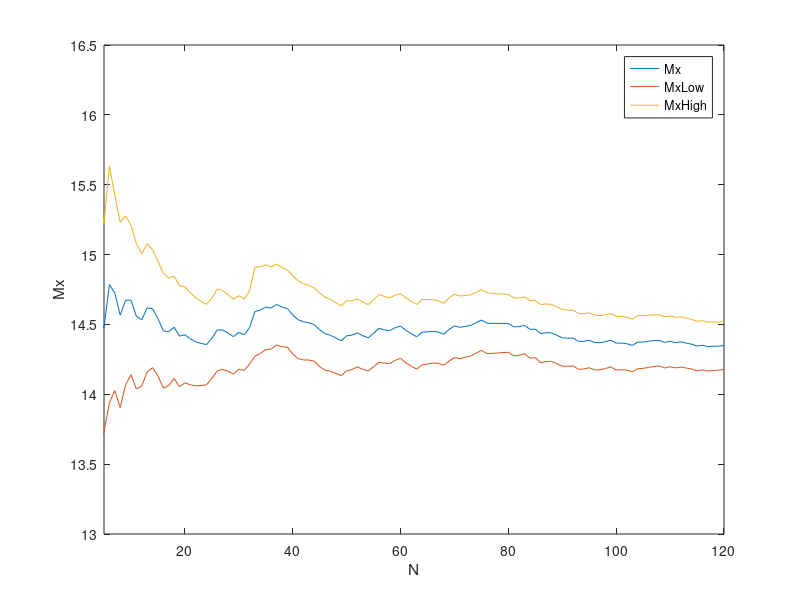
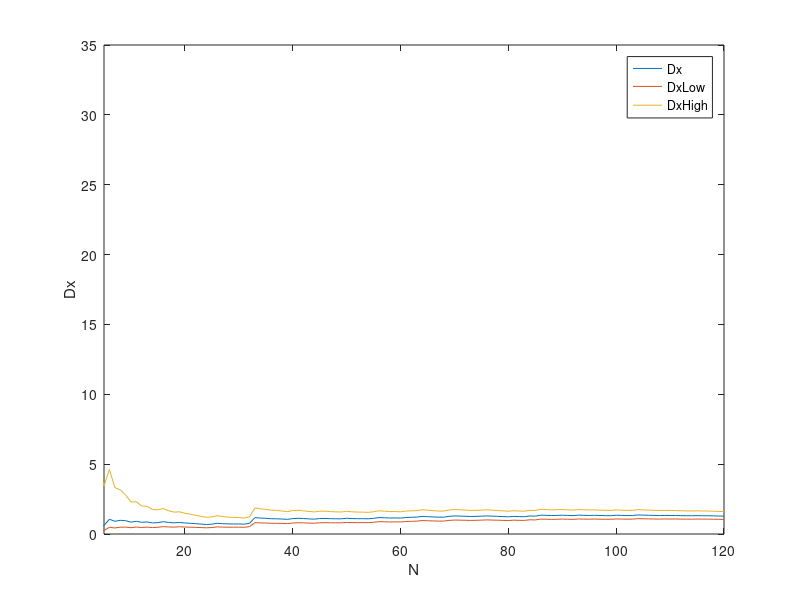

These figures' MATLAB source, in order:
X=[14.90,14.40,13.56,15.55,13.97,16.33,14.37,13.46,15.51,14.69,13.41,14.24,15.65,14.54,13.55,13.15,14.32,15.04,13.27,14.60,13.83,13.93,14.11,14.15,15.48,15.96,14.46,13.87,13.67,15.30,13.95,16.08,18.25,14.93,15.37,14.38,15.56,13.92,14.23,12.80,13.16,13.89,14.24,13.90,12.82,13.20,13.89,13.50,13.44,16.13,14.68,15.27,13.35,13.62,16.16,16.46,13.83,14.13,15.68,15.22,12.59,12.94,13.09,16.54,14.61,14.63,14.17,13.34,16.74,16.30,13.74,15.02,14.96,15.87,16.03,12.87,14.32,14.48,14.57,14.43,12.61,14.52,15.29,12.07,14.58,11.74,14.97,14.31,12.94,12.82,14.13,14.48,12.25,14.39,15.08,12.87,14.25,15.12,15.35,12.27,14.43,13.85,13.16,16.77,14.47,14.89,14.95,14.55,12.80,15.26,13.32,14.92,13.44,13.48,12.81,15.01,13.19,14.68,14.44,14.89];
sortX = sort(X);

function [n, mx, dx] = FindEstimate(x)
    n = length(x);
    mx = sum(x) / length(x); % выборочное среднее
    dx = sum((x - mx).^2) / (length(x) - 1); % несмещённая оценка дисперсии
end

[n, mx, dx] = FindEstimate(X);
fprintf("Математическое ожидание X: %f.\n", mx);
fprintf("Исправленная выборочная дисперсия X: %f.\n", dx);

function mxLow = FindMxLow(x, gamma)
  [n, mx, dx] = FindEstimate(x);
  mxLow = mx - (sqrt(dx) * tinv((1 + gamma)/2, n-1) / sqrt(n));
end

function mxHigh = FindMxHigh(x, gamma)
  [n, mx, dx] = FindEstimate(x);
  mxHigh = mx + (sqrt(dx) * tinv((1 + gamma)/2, n-1) / sqrt(n));
end

function dxLow = FindDxLow(x, gamma)
  [n, ~, dx] = FindEstimate(x);
  dxLow = (n - 1) * dx / (chi2inv((1 + gamma) / 2, n-1));
end

function dxHigh = FindDxHigh(x, gamma)
  [n, ~, dx] = FindEstimate(x);
  dxHigh = (n - 1) * dx / (chi2inv((1 - gamma) / 2, n-1));
end

mxLow = FindMxLow(X, 0.9)
mxHigh = FindMxHigh(X, 0.9)
dxLow = FindDxLow(X, 0.9)
dxHigh = FindDxHigh(X, 0.9)

gamma = 0.9;

MxArr = zeros(1,n);
MxLowArr = zeros(1,n);
MxHighArr = zeros(1,n);
DxArr = zeros(1,n);
DxLowArr = zeros(1,n);
DxHighArr = zeros(1,n);
for i = 1:n
  xArr = X(1:i);
  [~, MxArr(i), DxArr(i)] = FindEstimate(xArr);
  MxLowArr(i) = FindMxLow(xArr, gamma);
  MxHighArr(i) = FindMxHigh(xArr, gamma);
  DxLowArr(i) = FindDxLow(xArr, gamma);
  DxHighArr(i) = FindDxHigh(xArr, gamma);
end

plot(1:n, [MxArr', MxLowArr', MxHighArr']);
xlabel('N');
ylabel('Mx');
xlim([5,n]);
legend('Mx', 'MxLow', 'MxHigh');

figure;

plot(1:n, [DxArr', DxLowArr', DxHighArr']);
xlabel('N');
ylabel('Dx');
xlim([5,n]);
legend('Dx', 'DxLow', 'DxHigh');